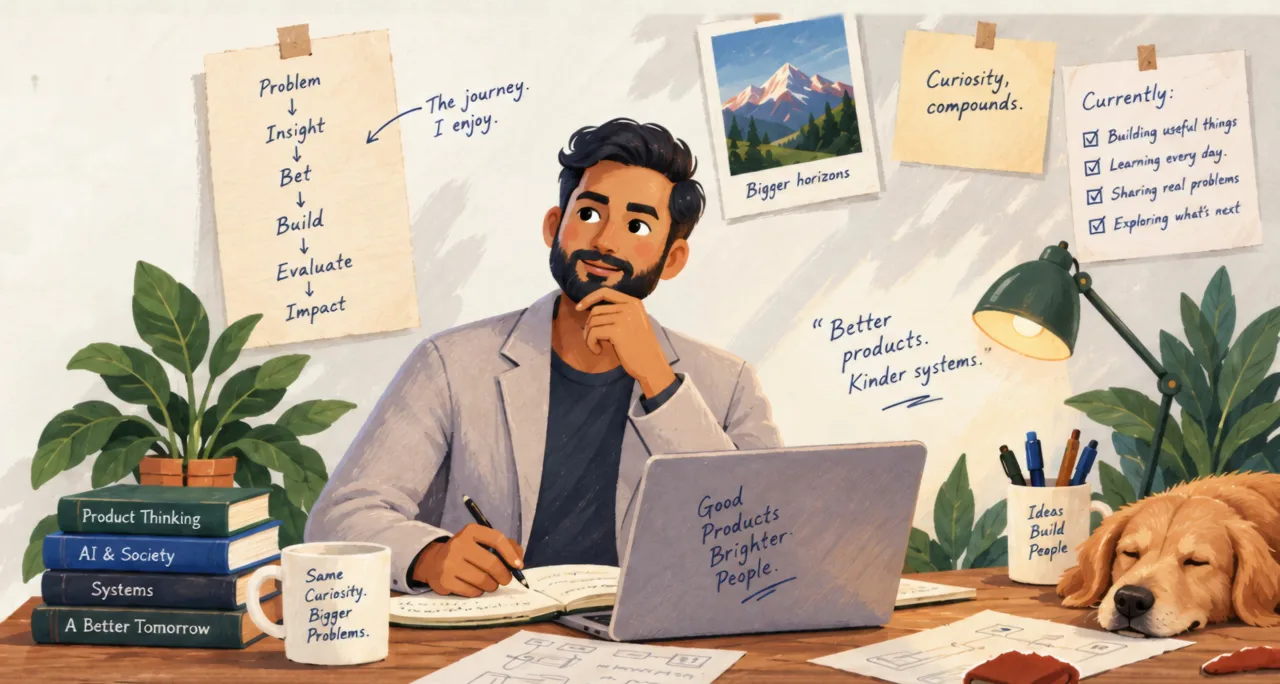
#> input picture content/media/illustrations/hero-desk.webp, 1280 x 684 px
$ python onmagenta.py ../../content/media/illustrations/hero-desk.webp out.png ../../content/media/illustrations/scene-about-dark.webp
#> lines starting #> are read from the running program, lines starting #| are printed output that depends on the picture
import sys
from PIL import Image
im=Image.open(sys.argv[1]).convert("RGBA"); bg=Image.new("RGBA",im.size,(255,0,255,255)); bg.alpha_composite(im)
#> after `bg = Image.new('RGBA', im.size, (255, 0, 255, 255))`:
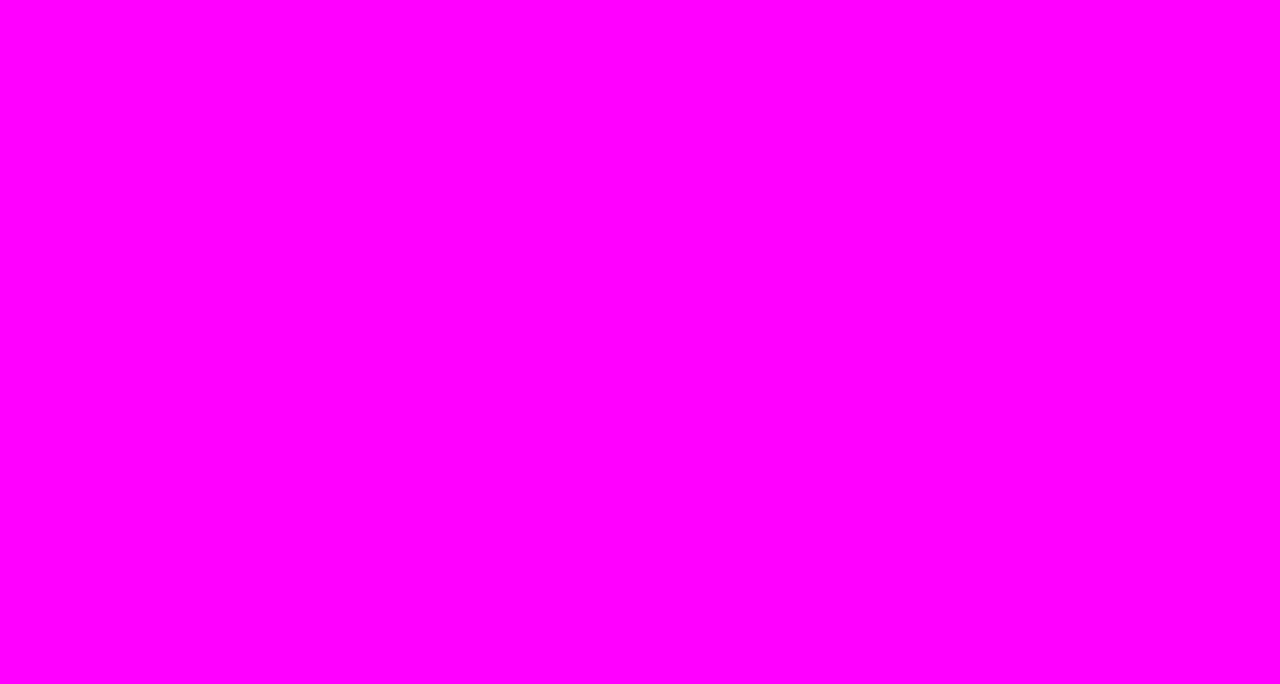
#> bg: PIL image 1280x684 RGBA; mean R, G, B, A 255, 0, 255, 255
#> (the run stopped early here; a loop or call above may not have finished)
